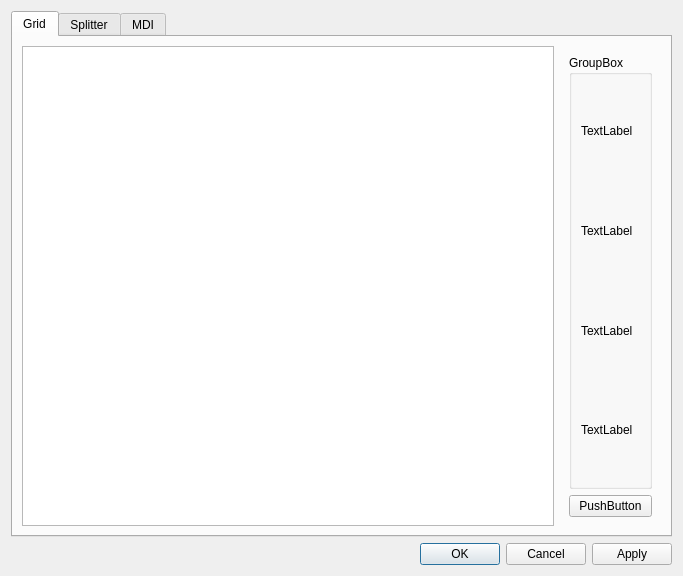
<?xml version="1.0" encoding="UTF-8"?>
<ui version="4.0">
 <class>NewSpaceLayoutDialog</class>
 <widget class="QDialog" name="NewSpaceLayoutDialog">
  <property name="geometry">
   <rect>
    <x>0</x>
    <y>0</y>
    <width>683</width>
    <height>576</height>
   </rect>
  </property>
  <property name="windowTitle">
   <string>Create Table</string>
  </property>
  <layout class="QVBoxLayout" name="verticalLayout_6">
   <item>
    <widget class="QTabWidget" name="tabWidget">
     <property name="currentIndex">
      <number>0</number>
     </property>
     <widget class="QWidget" name="tab_1">
      <attribute name="title">
       <string>Grid</string>
      </attribute>
      <layout class="QVBoxLayout" name="verticalLayout_3">
       <item>
        <layout class="QHBoxLayout" name="horizontalLayout">
         <item>
          <widget class="VideoGridTableView" name="tableView">
           <property name="sizePolicy">
            <sizepolicy hsizetype="Expanding" vsizetype="Expanding">
             <horstretch>0</horstretch>
             <verstretch>0</verstretch>
            </sizepolicy>
           </property>
          </widget>
         </item>
         <item>
          <widget class="QWidget" name="widget" native="true">
           <layout class="QVBoxLayout" name="verticalLayout_2">
            <item>
             <widget class="QGroupBox" name="groupBox">
              <property name="title">
               <string>GroupBox</string>
              </property>
              <layout class="QVBoxLayout" name="verticalLayout">
               <item>
                <widget class="QLabel" name="label">
                 <property name="text">
                  <string>TextLabel</string>
                 </property>
                </widget>
               </item>
               <item>
                <widget class="QLabel" name="label_2">
                 <property name="text">
                  <string>TextLabel</string>
                 </property>
                </widget>
               </item>
               <item>
                <widget class="QLabel" name="label_3">
                 <property name="text">
                  <string>TextLabel</string>
                 </property>
                </widget>
               </item>
               <item>
                <widget class="QLabel" name="label_4">
                 <property name="text">
                  <string>TextLabel</string>
                 </property>
                </widget>
               </item>
              </layout>
             </widget>
            </item>
            <item>
             <widget class="QPushButton" name="pushButton">
              <property name="text">
               <string>PushButton</string>
              </property>
             </widget>
            </item>
           </layout>
          </widget>
         </item>
        </layout>
       </item>
      </layout>
     </widget>
     <widget class="QWidget" name="tab_2">
      <attribute name="title">
       <string>Splitter</string>
      </attribute>
      <layout class="QVBoxLayout" name="verticalLayout_4">
       <item>
        <widget class="QGroupBox" name="groupBox_2">
         <property name="title">
          <string>GroupBox</string>
         </property>
         <layout class="QGridLayout" name="gridLayout">
          <item row="0" column="0">
           <widget class="QLabel" name="label_two">
            <property name="text">
             <string>TextLabel</string>
            </property>
           </widget>
          </item>
          <item row="0" column="1">
           <widget class="QLabel" name="label_four">
            <property name="text">
             <string>TextLabel</string>
            </property>
           </widget>
          </item>
          <item row="1" column="0">
           <widget class="QLabel" name="label_six">
            <property name="text">
             <string>TextLabel</string>
            </property>
           </widget>
          </item>
          <item row="1" column="1">
           <widget class="QLabel" name="label_eight">
            <property name="text">
             <string>TextLabel</string>
            </property>
           </widget>
          </item>
         </layout>
        </widget>
       </item>
      </layout>
     </widget>
     <widget class="QWidget" name="tab_3">
      <attribute name="title">
       <string>MDI</string>
      </attribute>
      <layout class="QVBoxLayout" name="verticalLayout_5">
       <item>
        <widget class="QGroupBox" name="groupBox_3">
         <property name="title">
          <string>GroupBox</string>
         </property>
        </widget>
       </item>
      </layout>
     </widget>
    </widget>
   </item>
   <item>
    <widget class="QDialogButtonBox" name="buttonBox">
     <property name="orientation">
      <enum>Qt::Horizontal</enum>
     </property>
     <property name="standardButtons">
      <set>QDialogButtonBox::Apply|QDialogButtonBox::Cancel|QDialogButtonBox::Ok</set>
     </property>
    </widget>
   </item>
  </layout>
 </widget>
 <customwidgets>
  <customwidget>
   <class>VideoGridTableView</class>
   <extends>QTableView</extends>
   <header location="global">videogridtableview.h</header>
  </customwidget>
 </customwidgets>
 <resources/>
 <connections>
  <connection>
   <sender>buttonBox</sender>
   <signal>accepted()</signal>
   <receiver>NewSpaceLayoutDialog</receiver>
   <slot>accept()</slot>
   <hints>
    <hint type="sourcelabel">
     <x>248</x>
     <y>254</y>
    </hint>
    <hint type="destinationlabel">
     <x>157</x>
     <y>274</y>
    </hint>
   </hints>
  </connection>
  <connection>
   <sender>buttonBox</sender>
   <signal>rejected()</signal>
   <receiver>NewSpaceLayoutDialog</receiver>
   <slot>reject()</slot>
   <hints>
    <hint type="sourcelabel">
     <x>316</x>
     <y>260</y>
    </hint>
    <hint type="destinationlabel">
     <x>286</x>
     <y>274</y>
    </hint>
   </hints>
  </connection>
 </connections>
</ui>
